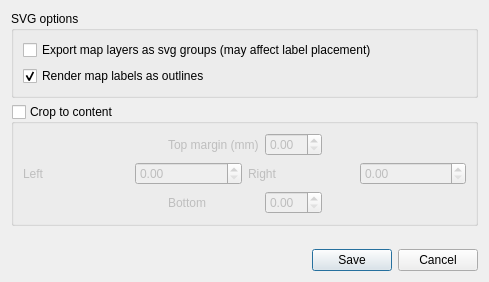
<?xml version="1.0" encoding="UTF-8"?>
<ui version="4.0">
 <class>QgsSvgExportOptionsDialog</class>
 <widget class="QDialog" name="QgsSvgExportOptionsDialog">
  <property name="geometry">
   <rect>
    <x>0</x>
    <y>0</y>
    <width>489</width>
    <height>282</height>
   </rect>
  </property>
  <property name="windowTitle">
   <string>SVG export options</string>
  </property>
  <layout class="QVBoxLayout" name="verticalLayout">
   <item>
    <widget class="QgsCollapsibleGroupBoxBasic" name="groupBox">
     <property name="title">
      <string>SVG options</string>
     </property>
     <layout class="QVBoxLayout" name="verticalLayout_2">
      <item>
       <widget class="QCheckBox" name="chkMapLayersAsGroup">
        <property name="text">
         <string>Export map layers as svg groups (may affect label placement)</string>
        </property>
        <property name="checked">
         <bool>false</bool>
        </property>
       </widget>
      </item>
      <item>
       <widget class="QCheckBox" name="chkTextAsOutline">
        <property name="enabled">
         <bool>true</bool>
        </property>
        <property name="toolTip">
         <string>Uncheck to render map labels as text objects. This will degrade the quality of the map labels but allow editing in vector illustration software.</string>
        </property>
        <property name="text">
         <string>Render map labels as outlines</string>
        </property>
        <property name="checked">
         <bool>true</bool>
        </property>
       </widget>
      </item>
     </layout>
    </widget>
   </item>
   <item>
    <widget class="QgsCollapsibleGroupBoxBasic" name="mClipToContentGroupBox">
     <property name="title">
      <string>Crop to content</string>
     </property>
     <property name="checkable">
      <bool>true</bool>
     </property>
     <property name="checked">
      <bool>false</bool>
     </property>
     <layout class="QVBoxLayout" name="verticalLayout_5">
      <item>
       <layout class="QGridLayout" name="gridLayout_5">
        <item row="0" column="2">
         <widget class="QgsDoubleSpinBox" name="mTopMarginSpinBox">
          <property name="singleStep">
           <double>0.100000000000000</double>
          </property>
         </widget>
        </item>
        <item row="1" column="0" colspan="4">
         <layout class="QHBoxLayout" name="horizontalLayout_7">
          <item>
           <widget class="QLabel" name="label_5">
            <property name="text">
             <string>Left</string>
            </property>
           </widget>
          </item>
          <item>
           <widget class="QgsDoubleSpinBox" name="mLeftMarginSpinBox">
            <property name="singleStep">
             <double>0.100000000000000</double>
            </property>
           </widget>
          </item>
          <item>
           <widget class="QLabel" name="label_11">
            <property name="text">
             <string>Right</string>
            </property>
           </widget>
          </item>
          <item>
           <widget class="QgsDoubleSpinBox" name="mRightMarginSpinBox">
            <property name="singleStep">
             <double>0.100000000000000</double>
            </property>
           </widget>
          </item>
         </layout>
        </item>
        <item row="2" column="1">
         <widget class="QLabel" name="label_12">
          <property name="text">
           <string>Bottom</string>
          </property>
         </widget>
        </item>
        <item row="2" column="2">
         <widget class="QgsDoubleSpinBox" name="mBottomMarginSpinBox">
          <property name="singleStep">
           <double>0.100000000000000</double>
          </property>
         </widget>
        </item>
        <item row="0" column="1">
         <widget class="QLabel" name="label_4">
          <property name="text">
           <string>Top margin (mm)</string>
          </property>
         </widget>
        </item>
        <item row="0" column="3">
         <spacer name="horizontalSpacer_2">
          <property name="orientation">
           <enum>Qt::Horizontal</enum>
          </property>
          <property name="sizeHint" stdset="0">
           <size>
            <width>40</width>
            <height>20</height>
           </size>
          </property>
         </spacer>
        </item>
        <item row="0" column="0">
         <spacer name="horizontalSpacer">
          <property name="orientation">
           <enum>Qt::Horizontal</enum>
          </property>
          <property name="sizeHint" stdset="0">
           <size>
            <width>40</width>
            <height>20</height>
           </size>
          </property>
         </spacer>
        </item>
       </layout>
      </item>
     </layout>
    </widget>
   </item>
   <item>
    <spacer name="verticalSpacer">
     <property name="orientation">
      <enum>Qt::Vertical</enum>
     </property>
     <property name="sizeHint" stdset="0">
      <size>
       <width>20</width>
       <height>40</height>
      </size>
     </property>
    </spacer>
   </item>
   <item>
    <widget class="QDialogButtonBox" name="buttonBox">
     <property name="orientation">
      <enum>Qt::Horizontal</enum>
     </property>
     <property name="standardButtons">
      <set>QDialogButtonBox::Cancel|QDialogButtonBox::Save</set>
     </property>
    </widget>
   </item>
  </layout>
 </widget>
 <customwidgets>
  <customwidget>
   <class>QgsCollapsibleGroupBoxBasic</class>
   <extends>QGroupBox</extends>
   <header location="global">qgscollapsiblegroupbox.h</header>
   <container>1</container>
  </customwidget>
  <customwidget>
   <class>QgsDoubleSpinBox</class>
   <extends>QDoubleSpinBox</extends>
   <header>qgsdoublespinbox.h</header>
  </customwidget>
 </customwidgets>
 <tabstops>
  <tabstop>chkMapLayersAsGroup</tabstop>
  <tabstop>chkTextAsOutline</tabstop>
  <tabstop>mClipToContentGroupBox</tabstop>
  <tabstop>mTopMarginSpinBox</tabstop>
  <tabstop>mLeftMarginSpinBox</tabstop>
  <tabstop>mRightMarginSpinBox</tabstop>
  <tabstop>mBottomMarginSpinBox</tabstop>
 </tabstops>
 <resources/>
 <connections>
  <connection>
   <sender>buttonBox</sender>
   <signal>accepted()</signal>
   <receiver>QgsSvgExportOptionsDialog</receiver>
   <slot>accept()</slot>
   <hints>
    <hint type="sourcelabel">
     <x>248</x>
     <y>254</y>
    </hint>
    <hint type="destinationlabel">
     <x>157</x>
     <y>274</y>
    </hint>
   </hints>
  </connection>
  <connection>
   <sender>buttonBox</sender>
   <signal>rejected()</signal>
   <receiver>QgsSvgExportOptionsDialog</receiver>
   <slot>reject()</slot>
   <hints>
    <hint type="sourcelabel">
     <x>316</x>
     <y>260</y>
    </hint>
    <hint type="destinationlabel">
     <x>286</x>
     <y>274</y>
    </hint>
   </hints>
  </connection>
 </connections>
</ui>
